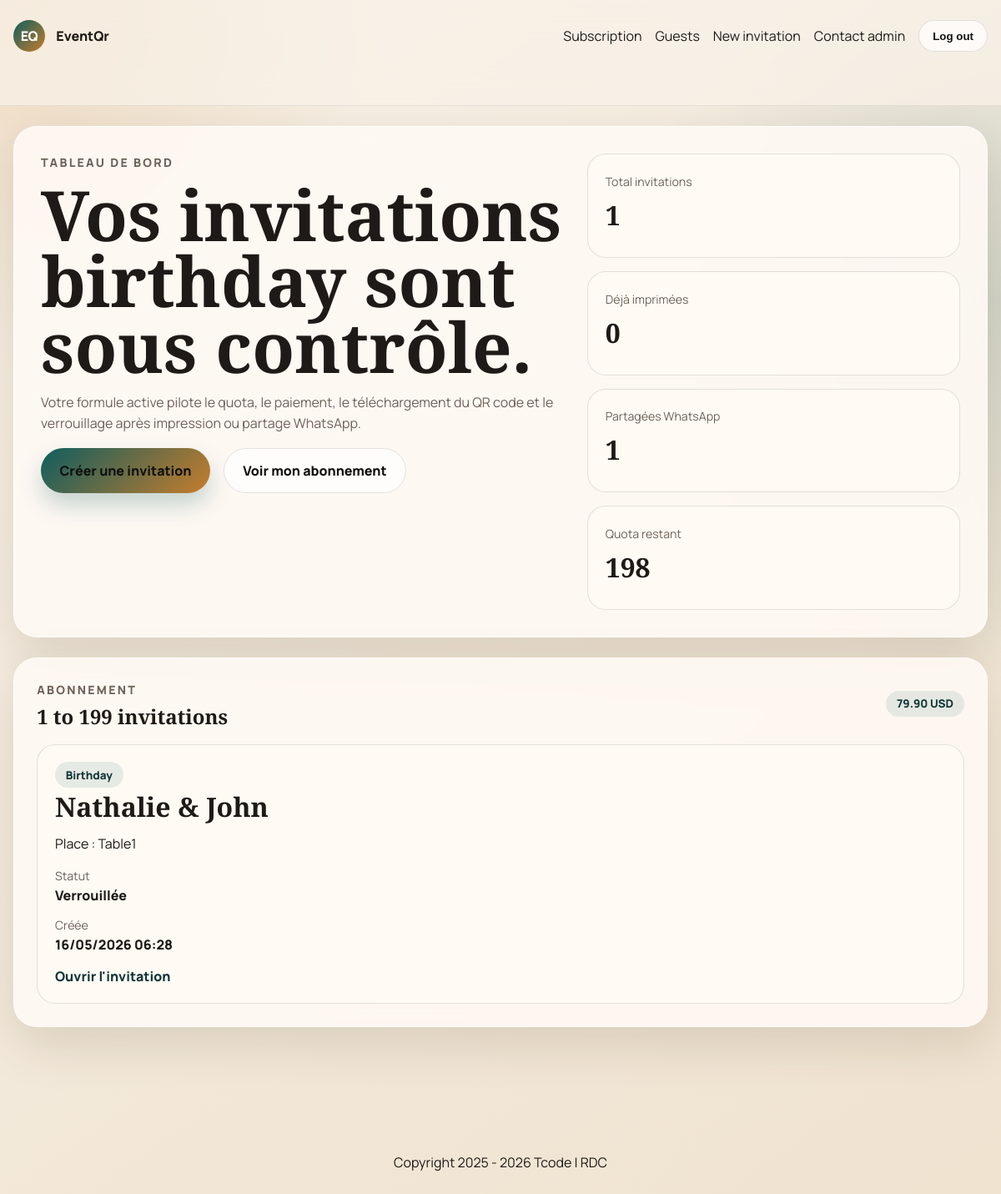
The app's page / (signed in), older data.
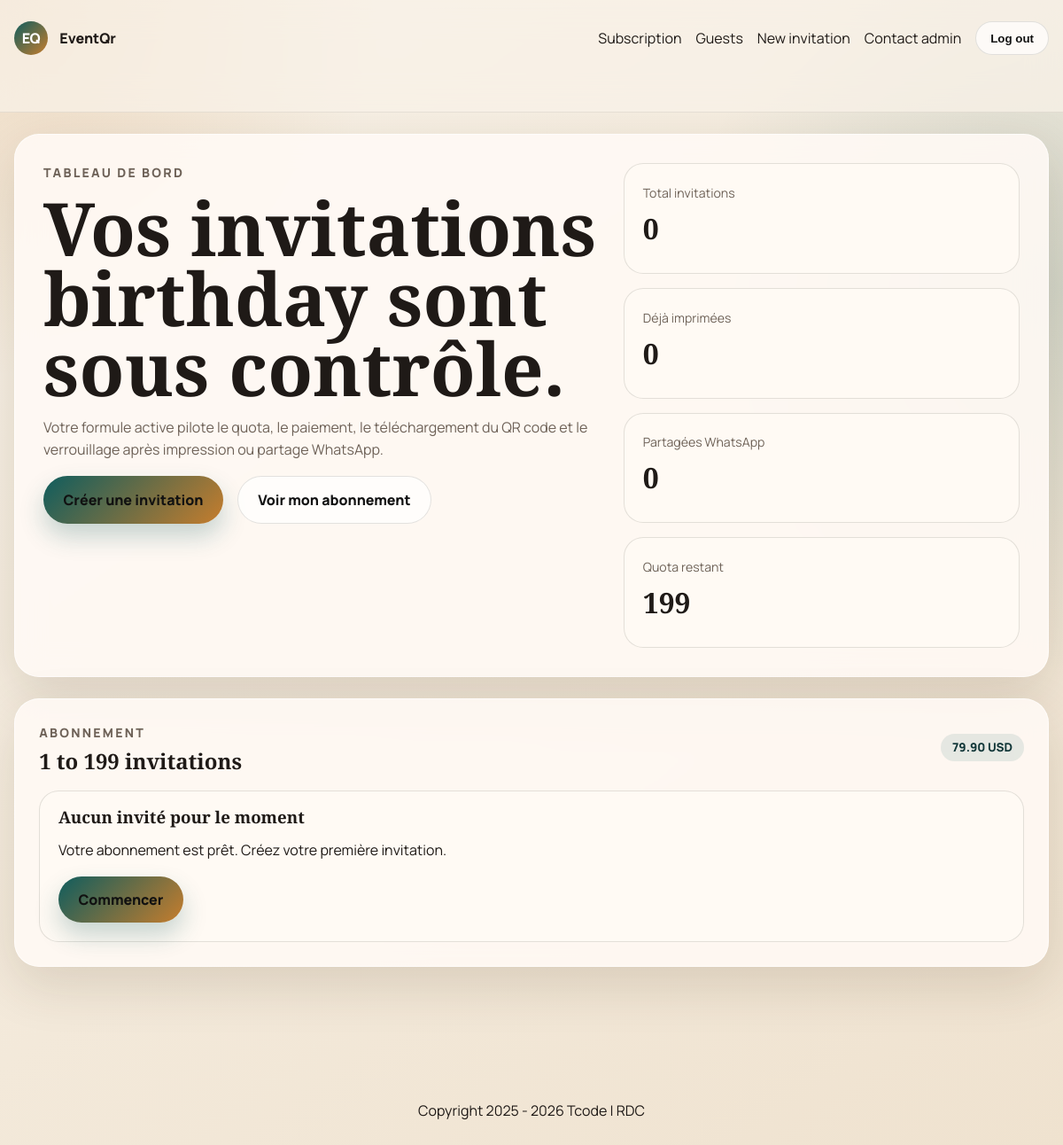
The same page, newer data.
### invitations/models.py (models this page shows, shortened)
class Invitation(models.Model):
    organizer = models.ForeignKey(
        OrganizerProfile, on_delete=models.CASCADE, related_name="invitations"
    )
    subscription = models.ForeignKey(
        Subscription, on_delete=models.PROTECT, related_name="invitations"
    )
    guest_name = models.CharField("Nom de l'invite", max_length=140)
    seat_location = models.CharField("Place dans la salle", max_length=140)
    qr_code = models.ImageField(upload_to="qrcodes/", blank=True)
    slug = models.SlugField(max_length=180, unique=True, blank=True)
    share_token = models.UUIDField(default=uuid.uuid4, unique=True, editable=False)
    printed_at = models.DateTimeField(null=True, blank=True)
    whatsapp_shared_at = models.DateTimeField(null=True, blank=True)
    created_at = models.DateTimeField(auto_now_add=True)
    updated_at = models.DateTimeField(auto_now=True)
    class Meta:
        ordering = ["-created_at"]
    @property
    def event_label(self):
        return self.organizer.get_event_label_for_language()
    @property
    def is_locked(self):
        return bool(self.printed_at or self.whatsapp_shared_at)

class OrganizerProfile(models.Model):
    MARIAGE = "mariage"
    ANNIVERSAIRE = "anniversaire"
    CONCERT = "concert"
    LANG_FR = "fr"
    LANG_EN = "en"
    EVENT_CHOICES = [
        (MARIAGE, "Mariage"),
        (ANNIVERSAIRE, "Anniversaire"),
        (CONCERT, "Concert"),
    ]
    LANGUAGE_CHOICES = [
        (LANG_FR, "Francais"),
        (LANG_EN, "English"),
    ]
    user = models.OneToOneField(User, on_delete=models.CASCADE, related_name="organizer_profile")
    ceremony_type = models.CharField("Type de ceremonie", max_length=20, choices=EVENT_CHOICES)
    planned_invitations = models.PositiveIntegerField("Nombre d'invitations prevu", default=1)
    phone_number = models.CharField("Numero Mobile Money", max_length=30, blank=True)
    preferred_language = models.CharField(max_length=5, choices=LANGUAGE_CHOICES, default=LANG_FR)
    support_thread_subject = models.CharField(max_length=150, blank=True)
    support_user_can_send = models.BooleanField(default=True)
    last_seen_at = models.DateTimeField(null=True, blank=True)
    created_at = models.DateTimeField(auto_now_add=True)
    def get_event_label(self):
        return self.get_event_label_for_language()
    def get_event_label_for_language(self, language=None):
        language = (language or self.preferred_language or "fr")[:2]
        labels = {
            self.MARIAGE: {"fr": "Mariage", "en": "Wedding"},
            self.ANNIVERSAIRE: {"fr": "Anniversaire", "en": "Birthday"},
            self.CONCERT: {"fr": "Concert", "en": "Concert"},
        }
        event_labels = labels.get(self.ceremony_type, {})
        return event_labels.get(language) or event_labels.get("fr") or self.ceremony_type
    @property
    def active_subscription(self):
        return self.subscriptions.filter(status=Subscription.STATUS_ACTIVE).order_by("-created_at").first()

### invitations/views.py (the view, shortened to what this page needs)
# urls.py: path("", HomeView.as_view(), name="home"),
class HomeView(TemplateView):
    template_name = "invitations/home.html"
    def get_context_data(self, **kwargs):
        context = super().get_context_data(**kwargs)
        if self.request.user.is_authenticated and hasattr(self.request.user, "organizer_profile"):
            profile = self.request.user.organizer_profile
            invitations = Invitation.objects.filter(organizer=profile)
            subscription = profile.active_subscription
            context.update(
                {
                    "profile": profile,
                    "subscription": subscription,
                    "invitations": invitations[:12],
                    "stats": {
                        "total": invitations.count(),
                        "printed": invitations.exclude(printed_at__isnull=True).count(),
                        "shared": invitations.exclude(whatsapp_shared_at__isnull=True).count(),
                        "remaining": subscription.remaining_invitations if subscription else 0,
                    },
                }
            )
        return context

### invitations/localization.py (called while the page is built)
def current_language():
    return (translation.get_language() or "fr")[:2]

def is_english():
    return current_language() == "en"

def tr_text(fr_text, en_text):
    return en_text if is_english() else fr_text

### invitations/models.py (called while the page is built)
    @property
    def remaining_invitations(self):
        if self.invitation_limit is None:
            return None
        used = self.organizer.invitations.count()
        return max(self.invitation_limit - used, 0)

    @property
    def plan_label(self):
        return {
            self.PLAN_STARTER: tr_text("1 a 199 invitations", "1 to 199 invitations"),
            self.PLAN_PRO: tr_text("200 a 599 invitations", "200 to 599 invitations"),
            self.PLAN_UNLIMITED: tr_text("Illimite", "Unlimited"),
        }.get(self.plan_code, self.plan_code)

### invitations/templatetags/bilingual.py (called while the page is built)
@register.simple_tag(takes_context=True)
def tr(context, fr_text, en_text):
    request = context.get("request")
    language = ""
    if request is not None:
        language = getattr(request, "LANGUAGE_CODE", "")
    language = (language or translation.get_language() or "fr")[:2]
    return en_text if language == "en" else fr_text

### templates/invitations/home.html (shortened to what this page needs)
{% extends "base.html" %}
{% block content %}
<main class="dashboard">
    {% if user.is_authenticated and profile %}
    <section class="hero-card">
        <div class="hero-copy">
            <p class="eyebrow">Tableau de bord</p>
            <h1>
                Vos invitations {{ profile.get_event_label|lower }}
                sont sous contrôle.
            </h1>
            <p class="hero-text">
                Votre formule active pilote le quota,
                le paiement, le téléchargement du QR code
                et le verrouillage après impression
                ou partage WhatsApp.
            </p>
            <div class="action-row">
                <a class="button button-primary"
                   href="{% url 'invitations:create' %}">
                    Créer une invitation
                </a>
                <a class="button button-secondary"
                   href="{% url 'invitations:subscription' %}">
                    Voir mon abonnement
                </a>
            </div>
        </div>
        <div class="hero-stats">
            <article class="stat-card">
                <span>Total invitations</span>
                <strong>{{ stats.total }}</strong>
            </article>
            <article class="stat-card">
                <span>Déjà imprimées</span>
                <strong>{{ stats.printed }}</strong>
            </article>
            <article class="stat-card">
                <span>Partagées WhatsApp</span>
                <strong>{{ stats.shared }}</strong>
            </article>
            <article class="stat-card">
                <span>Quota restant</span>
                <strong>
                    {% if stats.remaining == None %}
                        Illimité
                    {% else %}
                        {{ stats.remaining }}
                    {% endif %}
                </strong>
            </article>
        </div>
    </section>
    <section class="listing-section">
        <div class="section-head">
            <div>
                <p class="eyebrow">Abonnement</p>
                <h2>{{ subscription.plan_label }}</h2>
            </div>
            <span class="badge">
                {{ subscription.price_usd }} USD
            </span>
        </div>
        <div class="card-grid">
            {% for invitation in invitations %}
            <article class="invite-card">
                <span class="badge">
                    {{ invitation.event_label }}
                </span>
                <h3>{{ invitation.guest_name }}</h3>
                <p>
                    Place : {{ invitation.seat_location }}
                </p>
                <dl>
                    <div>
                        <dt>Statut</dt>
                        <dd>
                            {% if invitation.is_locked %}
                                Verrouillée
                            {% else %}
                                Modifiable
                            {% endif %}
                        </dd>
                    </div>
                    <div>
                        <dt>Créée</dt>
                        <dd>{{ invitation.created_at|date:"d/m/Y H:i" }}</dd>
                    </div>
                </dl>
                <a class="text-link"
                   href="{% url 'invitations:detail' invitation.slug %}">
                    Ouvrir l'invitation
                </a>
            </article>
            {% empty %}
            <article class="empty-card">
                <h3>Aucun invité pour le moment</h3>
                <p>
                    Votre abonnement est prêt.
                    Créez votre première invitation.
                </p>
                <a class="button button-primary"
                   href="{% url 'invitations:create' %}">
                    Commencer
                </a>
            </article>
            {% endfor %}
        </div>
    </section>
    {% endif %}
</main>
{% endblock %}

Row changes from the older to the newer data that the page shows:
removed Invitation: event_label "Birthday", guest_name "Nathalie & John", seat_location "Table1", shows "Verrouillée", created_at "16/05/2026 06:28"
Text that changed along with them:
{{ stats.total }}: "1" → "0"
{{ stats.shared }}: "1" → "0"
{{ stats.remaining }}: "198" → "199"
text now shown: "Aucun invité pour le moment Votre abonnement est prêt. Créez votre première invitation. Commencer"
